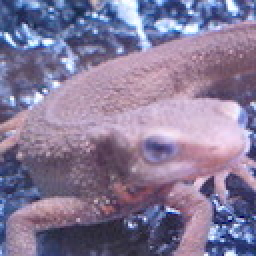
#> input picture Question_31_40/imori.jpg, 128 x 128 px, found by its file name (shown 2 times larger)
$ python prac_41.py
#> lines starting #> are read from the running program, lines starting #| are printed output that depends on the picture
import cv2
import numpy as np

img = cv2.imread('Question_31_40\imori.jpg')
#> img is the input picture: shape (128, 128, 3); mean B, G, R 152.8, 121.8, 134.1

def canny(img):
      # 画像の高さ、幅、色を取得
    dst = cv2.cvtColor(img, cv2.COLOR_BGR2GRAY)
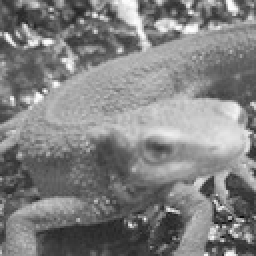
#> dst: shape (128, 128) (shown 2 times larger); min 11, max 254, mean 129
    out = cv2.Canny(dst, 120,120)
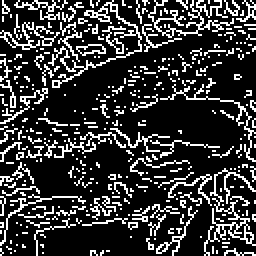
#> out: shape (128, 128) (shown 2 times larger); 21.1% white in thin lines or dots
    return out

#result_img
# cv2.imwrite('answers_image/answer4.jpg',img2)
cv2.imshow('result', canny(img))
cv2.waitKey(0)
cv2.destroyAllWindows()
